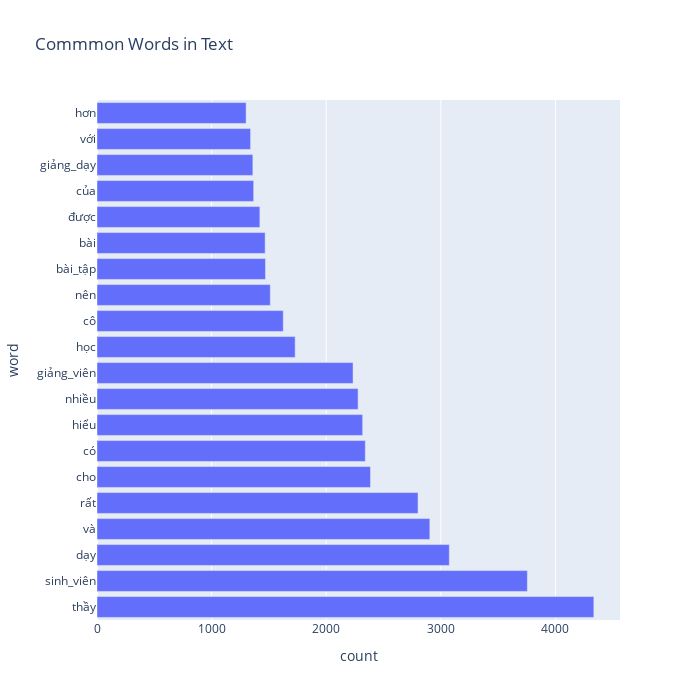

Notebook source saved alongside this figure:
### Code cell
temp = pd.DataFrame(cnt.most_common(20))
temp.columns=['word', 'count']
import plotly.express as px
px.bar(temp, x="count", y="word", title='Commmon Words in Text', orientation='h',
             width=700, height=700)

### Figure 1 — Plotly figure (JSON) as saved in the notebook; plotly's stock layout.template omitted (floating-point values rounded to 4 significant figures)
{"data": [{"alignmentgroup": "True", "hovertemplate": "count=%{x}<br>word=%{y}<extra></extra>", "legendgroup": "", "marker": {"color": "#636efa", "pattern": {"shape": ""}}, "name": "", "offsetgroup": "", "orientation": "h", "showlegend": false, "textposition": "auto", "type": "bar", "x": [4335, 3755, 3074, 2904, 2801, 2386, 2341, 2318, 2278, 2234, 1729, 1625, 1512, 1470, 1467, 1421, 1367, 1360, 1340, 1301], "xaxis": "x", "y": ["thầy", "sinh_viên", "dạy", "và", "rất", "cho", "có", "hiểu", "nhiều", "giảng_viên", "học", "cô", "nên", "bài_tập", "bài", "được", "của", "giảng_dạy", "với", "hơn"], "yaxis": "y"}], "layout": {"barmode": "relative", "height": 700, "legend": {"tracegroupgap": 0}, "title": {"text": "Commmon Words in Text"}, "width": 700, "xaxis": {"anchor": "y", "domain": [0, 1], "title": {"text": "count"}}, "yaxis": {"anchor": "x", "domain": [0, 1], "title": {"text": "word"}}}}
